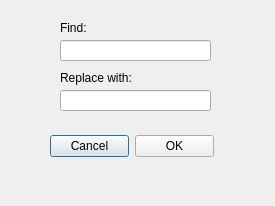
<?xml version="1.0" encoding="UTF-8"?>
<ui version="4.0">
 <class>searchDialog</class>
 <widget class="QDialog" name="searchDialog">
  <property name="geometry">
   <rect>
    <x>0</x>
    <y>0</y>
    <width>275</width>
    <height>206</height>
   </rect>
  </property>
  <property name="windowTitle">
   <string>Find/Replace</string>
  </property>
  <widget class="QWidget" name="searchdialog_layoutWidget">
   <property name="geometry">
    <rect>
     <x>50</x>
     <y>130</y>
     <width>164</width>
     <height>32</height>
    </rect>
   </property>
   <layout class="QHBoxLayout" name="horizontalLayout">
    <item>
     <widget class="QPushButton" name="scancelButton">
      <property name="text">
       <string>Cancel</string>
      </property>
     </widget>
    </item>
    <item>
     <widget class="QPushButton" name="pushButton_2">
      <property name="text">
       <string>OK</string>
      </property>
     </widget>
    </item>
   </layout>
  </widget>
  <widget class="QLabel" name="label">
   <property name="geometry">
    <rect>
     <x>60</x>
     <y>20</y>
     <width>81</width>
     <height>16</height>
    </rect>
   </property>
   <property name="text">
    <string>Find:</string>
   </property>
  </widget>
  <widget class="QLineEdit" name="fstring">
   <property name="geometry">
    <rect>
     <x>60</x>
     <y>40</y>
     <width>151</width>
     <height>21</height>
    </rect>
   </property>
  </widget>
  <widget class="QLabel" name="label_2">
   <property name="geometry">
    <rect>
     <x>60</x>
     <y>70</y>
     <width>131</width>
     <height>16</height>
    </rect>
   </property>
   <property name="text">
    <string>Replace with:</string>
   </property>
  </widget>
  <widget class="QLineEdit" name="rstring">
   <property name="geometry">
    <rect>
     <x>60</x>
     <y>90</y>
     <width>151</width>
     <height>21</height>
    </rect>
   </property>
  </widget>
 </widget>
 <resources/>
 <connections>
  <connection>
   <sender>scancelButton</sender>
   <signal>clicked()</signal>
   <receiver>searchDialog</receiver>
   <slot>reject()</slot>
   <hints>
    <hint type="sourcelabel">
     <x>80</x>
     <y>125</y>
    </hint>
    <hint type="destinationlabel">
     <x>127</x>
     <y>87</y>
    </hint>
   </hints>
  </connection>
  <connection>
   <sender>pushButton_2</sender>
   <signal>clicked()</signal>
   <receiver>searchDialog</receiver>
   <slot>accept()</slot>
   <hints>
    <hint type="sourcelabel">
     <x>173</x>
     <y>145</y>
    </hint>
    <hint type="destinationlabel">
     <x>137</x>
     <y>102</y>
    </hint>
   </hints>
  </connection>
 </connections>
</ui>
